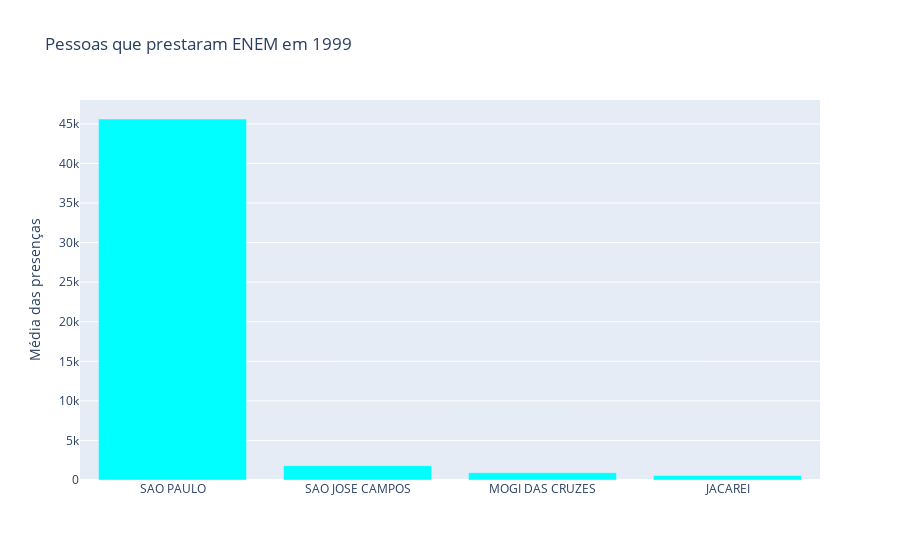

The cell this chart's notebook holds for it:
### Code cell
# Criando gráfico

graf = go.Bar(x = [     'SAO PAULO', 
                        'SAO JOSE CAMPOS',
                        'MOGI DAS CRUZES',
                        'JACAREI',
                    ],
                    y = [45621, 1811 , 929, 565],
                    marker = {'color': '#00FFFF'})

# Criando Layout
layoutsp = go.Layout(title='Pessoas que prestaram ENEM em 1999',
                   yaxis={'title':'Média das presenças'},
                   barmode = 'stack')

# Criando figura que será exibida
figsp = go.Figure(data=graf, layout=layoutsp)

py.iplot(figsp)

#em sp teve o maior numero de pessoas fazendo ENEM

### Figure 1 — Plotly figure (JSON) as saved in the notebook; plotly's stock layout.template omitted (floating-point values rounded to 4 significant figures)
{"data": [{"marker": {"color": "#00FFFF"}, "type": "bar", "x": ["SAO PAULO", "SAO JOSE CAMPOS", "MOGI DAS CRUZES", "JACAREI"], "y": [45621, 1811, 929, 565]}], "layout": {"barmode": "stack", "title": {"text": "Pessoas que prestaram ENEM em 1999"}, "yaxis": {"title": {"text": "Média das presenças"}}}}
